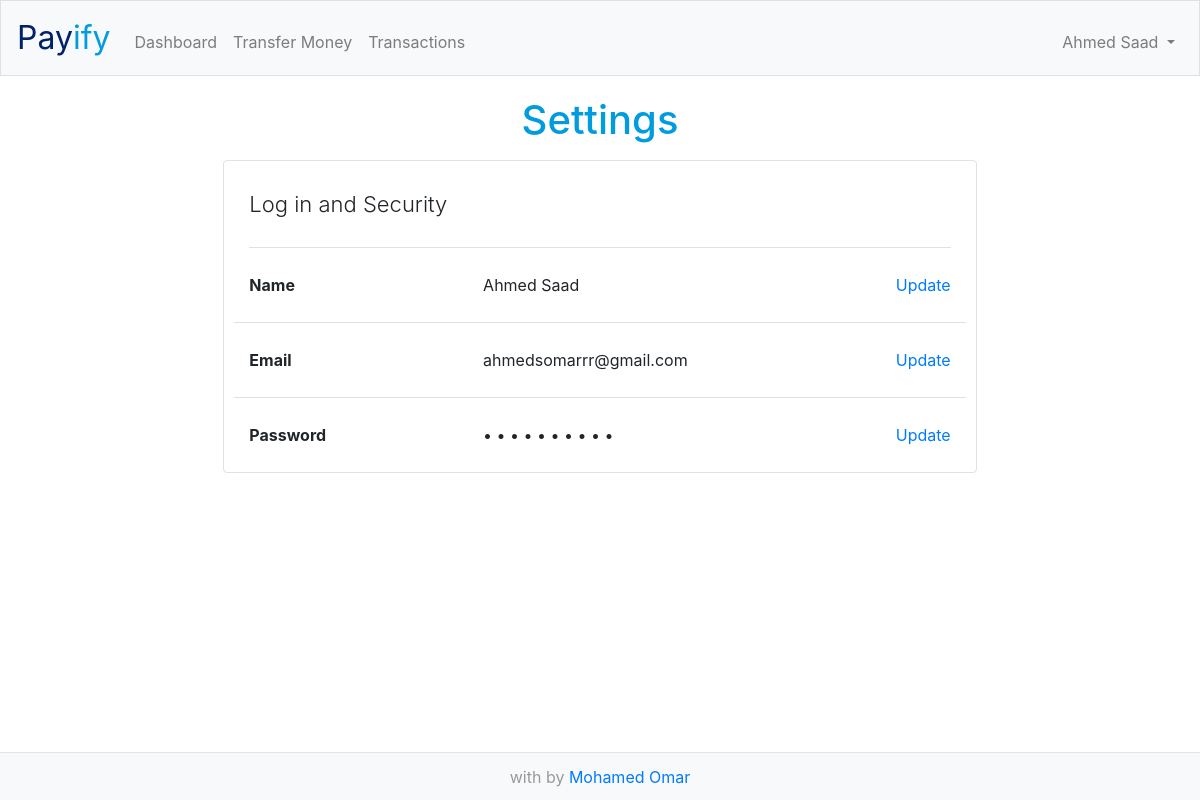
/settings (signed in), run on the app's committed database.
### tables this page shows
CREATE TABLE 'users' ('id' integer PRIMARY KEY AUTOINCREMENT NOT NULL, 'email' text NOT NULL, 'hash' text NOT NULL, 'first' varchar(255) NOT NULL, 'last' varchar(255) NOT NULL, 'cash' real NOT NULL DEFAULT 5000.00 );

### app.py (the view)
@app.route("/settings")
@login_required
def settings():
    name = db.execute("SELECT first, last, email FROM users WHERE id = :userid", userid=session["user_id"])
    if request.method == "POST":
        return render_template("settings.html")
    else:
        return render_template("settings.html", name=name)

### app.py (called while the page is built)
@app.after_request
def after_request(response):
    response.headers["Cache-Control"] = "no-cache, no-store, must-revalidate"
    response.headers["Expires"] = 0
    response.headers["Pragma"] = "no-cache"
    return response

### helpers.py (called while the page is built)
def login_required(f):
    @wraps(f)
    def decorated_function(*args, **kwargs):
        if session.get("user_id") is None:
            return redirect("/home")
        return f(*args, **kwargs)
    return decorated_function

### templates/settings.html (shortened to what this page needs)
{% extends "layout.html" %}
{% block name %}
        {{ name[0]["first"] }} {{ name[0]["last"] }}
{% endblock %}
{% block main %}
<h1 class="mb-3 lblue">Settings </h1>
<div class="row justify-content-center">
    <div id="box" class="col-md-8 border rounded">
        <div class="header_Settings display-1 border-bottom">Log in and Security</div>
        <div id="name" class="row content-box section_set border-bottom">
            <div class="col-md-4 set_el" style="text-align: left;">
                <b>Name</b>
            </div>
            <div class="col-md-6 set_el" style="text-transform: capitalize; text-align: left;">
                {{ name[0]["first"] }} {{ name[0]["last"] }}
            </div>
            <div class="col-md-2 set_el lblue" style="text-align: right;">
                <a href="/settings/name">Update</a>
            </div>
        </div>
        <div id="email" class="row content-box section_set border-bottom">
            <div class="col-md-4 set_el" style="text-align: left;">
                <b>Email</b>
            </div>
            <div class="col-md-6 set_el" style="text-align: left;">
                {{ name[0]["email"] }}
            </div>
            <div class="col-md-2 set_el lblue" style="text-align: right;">
                <a href="/settings/email">Update</a>
            </div>
        </div>
        <div id="password" class="row content-box section_set ">
            <div class="col-md-4 set_el" style="text-align: left;">
                <b>Password</b>
            </div>
            <div class="col-md-6 set_el" style="text-align: left;">
                • • • • • • • • • •
            </div>
            <div class="col-md-2 set_el lblue" style="text-align: right;">
                <a href="/settings/password">Update</a>
            </div>
        </div>
    </div>
</div>
{% endblock %}

### static/styles.css (style rules this page uses)
.lblue { color: #009CDE; }
.section_set { padding: 25px 15px; }
.set_el { padding: 0; }
#box { padding: 30px 25px 0px 25px; }
.header_Settings { text-align: left; font-size: 22px; padding-bottom: 30px; }

### data on the page
users: first "Ahmed", last "Saad", email "ahmedsomarrr@gmail.com"
